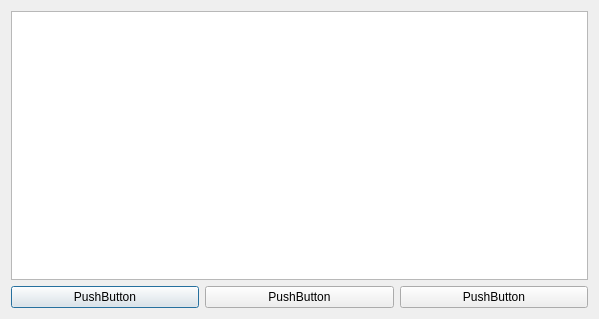
<?xml version="1.0" encoding="UTF-8"?>
<ui version="4.0">
 <class>ImportDialog_UI</class>
 <widget class="QDialog" name="ImportDialog_UI">
  <property name="geometry">
   <rect>
    <x>0</x>
    <y>0</y>
    <width>599</width>
    <height>319</height>
   </rect>
  </property>
  <property name="windowTitle">
   <string>Dialog</string>
  </property>
  <layout class="QGridLayout" name="gridLayout">
   <item row="0" column="0" colspan="3">
    <widget class="QPlainTextEdit" name="replyEdit"/>
   </item>
   <item row="1" column="0">
    <widget class="QPushButton" name="selectXmlBtn">
     <property name="text">
      <string>PushButton</string>
     </property>
    </widget>
   </item>
   <item row="1" column="1">
    <widget class="QPushButton" name="selectJsonBtn">
     <property name="text">
      <string>PushButton</string>
     </property>
    </widget>
   </item>
   <item row="1" column="2">
    <widget class="QPushButton" name="importBtn">
     <property name="text">
      <string>PushButton</string>
     </property>
    </widget>
   </item>
  </layout>
 </widget>
 <resources/>
 <connections/>
</ui>
